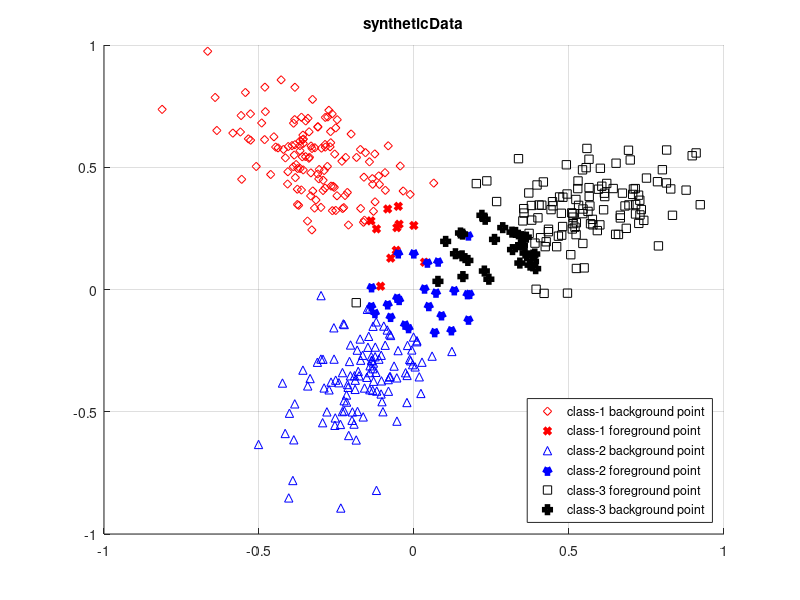
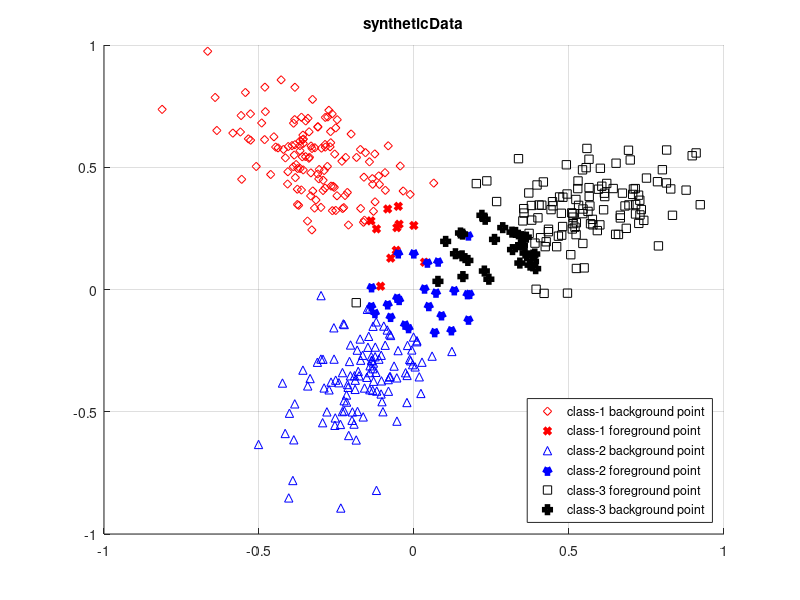
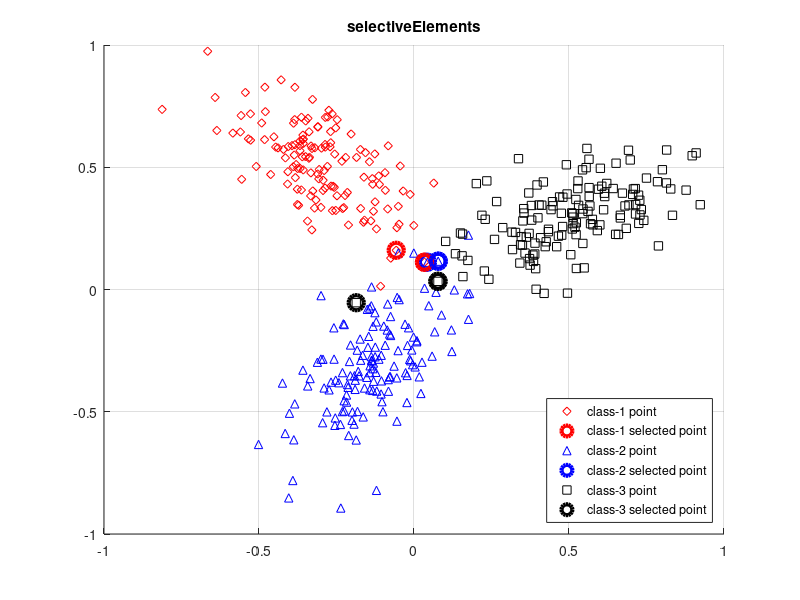
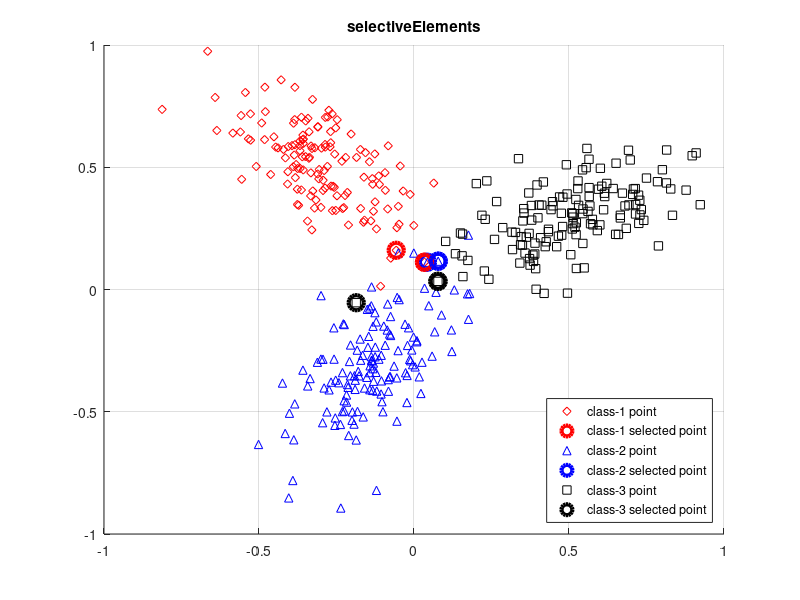

Source code (MATLAB) for these figures, in order:
% This code demonstrates the proposed objective function for discovering
% the most informative receptive fields in images.
% Specifically, a synthetic dataset is generated, including three cluters
% to stand for three images, and the most correlated image regions or the
% common foreground objects are represented by the points lying in the
% intersection of the three clusters.
%
%
% Readers can directly run main_syntheticData.m to see the results, and the
% intermediate results/figures are automatically stored in 'figures' folder.
%
%
% For details, readers are suggested to refer to the following report:
%       Shu Kong, "Collaborative Receptive Field Learning", arXiv, 2014
%
% 
% The code is writen by
%           Shu Kong (Aimery)
%           aimerykong@gmail.com
%           www.aimerykong.me
%           Dec. 2013, release version available on Jan. 13, 2014

clear all;
close all;
clc;

%% prelude
sigma = .2; % sigma controls the Gaussian kernel that convert pair-wise distance to similarity

tau = 2; %  requires tau>1 to control the pairwise similarity principle
K = 6;  % select K desired receptive fields

lambda1 = .5; % balance term

ChoiceGraphBuilding = 'individual_knn'; % whichi way to build the graph, overall_knn or individual_knn?
knn = 7; % knn-graph to measure RF similarity
eta = .4; % soft-threshold the similarity graph to remove some "dissimilar" pairs

distBound = 0.30;

%% data generation and visualization colors
switch2Display = true;   % set this switch as 'true' to display the results

%strOptPoint = {'rd', 'md', 'b^', 'c^', 'ks', 'ys', 'gx'};
strOptPoint = {'rd', 'b^', 'ks', 'gx'};
strOptExemplar = {'ro', 'bo', 'ko'};
gtColor =  'gp';
OrgPoint = [0.1; 0.1];

X = cell(1, 3);
pointNum = 140;
X{1} = sqrt(0.01) * randn(2, pointNum);
X{1}(1, :) = 2.2*X{1}(1, :);
theta = -50 / 180 * pi;
rotMat = [cos(theta), -sin(theta); sin(theta), cos(theta) ];
X{1} = rotMat*X{1};
X{1} = repmat( [-0.3; 0.5], 1, size(X{1}, 2) ) + X{1};

X{2} = sqrt(0.01) * randn(2, pointNum);
X{2}(1, :) = 2.1*X{2}(1, :);
theta = 60 / 180 * pi;
rotMat = [cos(theta), -sin(theta); sin(theta), cos(theta) ];
X{2} = rotMat*X{2};
X{2} = repmat( [-0.15; -0.35], 1, size(X{2}, 2) ) + X{2};

X{3} = sqrt(0.01) * randn(2, pointNum);
X{3}(1, :) = 2.2*X{3}(1, :);
theta = 30 / 180 * pi;
rotMat = [cos(theta), -sin(theta); sin(theta), cos(theta) ];
X{3} = rotMat*X{3};
X{3} = repmat( [0.5; 0.3], 1, size(X{3}, 2) ) + X{3};

%% visualize the original dataset
%%{
tempPoint = [];
ttt = 1;
if switch2Display
    figure; hold on; grid on;
    for c = 1:length(X)
        a = X{c} - repmat(OrgPoint, 1, size(X{c},2));
        a = sqrt(sum(a.^2, 1) );
        a = find(a > distBound);        
        tt(ttt) = plot( X{c}(1, a), X{c}(2, a), strOptPoint{c}  );
        ttt = ttt+1;
        
        tempPoint = [tempPoint  a(1)];
        
        a = setdiff(1:size(X{c},2), a);
        tt(ttt) = plot( X{c}(1, a), X{c}(2, a), strOptPoint{c}, 'linewidth', 4, 'MarkerSize', 4 );
        ttt= ttt+1;
        %plot( X{c}(1, a), X{c}(2, a), gtColor  );
        
        tempPoint = [tempPoint  a(1)];
    end
    titleName = 'syntheticData';
    title( titleName );
    legend( [tt(1), tt(2), tt(3), tt(4), tt(5), tt(6), ],...
        'class-1 background point','class-1 foreground point','class-2 background point','class-2 foreground point','class-3 foreground point','class-3 background point',...
        'Location', 'SouthEast');
    hold off;
    saveas(gcf, ['./figures/' titleName '.eps'], 'psc2');
    saveas(gcf,['./figures/' titleName '.fig']);
end
%}

%% fetch the data, extracting RF candidates for all images from specific category
numImg = length(X);
%pointNum = pointNum + pointNumGT;
fprintf('fetch the data (receptive fields candidates)...\n');
imgIdx = zeros( 1, numImg*pointNum );
for i = 1:numImg
    imgIdx(1+pointNum*(i-1):i*pointNum ) = i;
end

%% create the similarity-graph (to maximize)
% build a full graph that measures pairwise contrast/distance of all images
fprintf('build pairwise-distance graph...\n');
Xmat = cell2mat(X);
SimilarityGraph = Xmat'*Xmat; % maximize reward graph -- contrast
% clear X A;

Xsqr = diag(SimilarityGraph);
Xsqr = Xsqr(:);
SimilarityGraph = repmat(Xsqr, 1, size(SimilarityGraph,2)) ...
    +repmat(Xsqr', size(SimilarityGraph,2), 1) ...
    - 2*SimilarityGraph; % Euclidean distance, maximize sum of pairwise distance

switch ChoiceGraphBuilding
    case 'overall_knn',
        for i = 1:size(SimilarityGraph, 2)
            idx = imgIdx(i);
            %    a = find(imgIdx~=idx);
            costList = SimilarityGraph(i, :);
            [costList costIdx]= sort(costList, 'ascend'); % smaller distance
            SimilarityGraph(i, :) = 0;
            %SimilarityGraph(i, a(costIdx(1:knn))) = costList(1:knn);
            SimilarityGraph(i, costIdx(1:knn)) = costList(1:knn);
        end
    case 'individual_knn',
        for i = 1:size(SimilarityGraph, 2)
            idx = imgIdx(i);
            tmp = SimilarityGraph(i, :);
            SimilarityGraph(i, :) = 0;
            
            for j = 1:imgIdx(end)
                %if j == idx
                    %continue;
%                     a = find(imgIdx==idx);
%                     costList = tmp(a);
%                     [costList costIdx]= sort(costList, 'ascend');
%                     SimilarityGraph( i, a(costIdx(1: round(knn ))) ) = costList( 1:round(knn ) );
                %else
                    a = find(imgIdx==j);
                    costList = tmp(a);
                    [costList costIdx]= sort(costList, 'ascend');
                    SimilarityGraph(i, a(costIdx(1:knn))) = costList(1:knn);
                %end
            end
            tmpVal = SimilarityGraph(i, :);
            tmpIdx = find(tmpVal~=0);
            tmpVal = tmpVal(tmpIdx);
            SimilarityGraph(i, find(SimilarityGraph(i,:) < eta*mean(tmpVal) ) ) = 0;
            
        end
end

SimilarityGraph = (SimilarityGraph + SimilarityGraph') / 2;
%SimilarityGraph = SimilarityGraph ./ max(SimilarityGraph(:));

% normalize the similarity graph
fprintf('normalize the similarity graph...\n');
%SimilarityGraph = SimilarityGraph ./ max(SimilarityGraph(:));

% convert it to the similarity graph
fprintf('convert into similarity graph...\n');
a = find(SimilarityGraph~=0);
SimilarityGraph(a) = exp(-SimilarityGraph(a) / sigma);

%SimilarityGraph = sparse(SimilarityGraph);

%% greedily optimize the submodular function and select the most desired RF's
fprintf('seek for %d most desirable RF candidates...\n', K);
SelectedFlag = zeros( 1, size(SimilarityGraph, 2) );
M = size(SimilarityGraph, 1);

C = 1+tau*sum(SimilarityGraph(:));
CountNumRFperImg = zeros(1, numImg);
RFpositive = zeros(1, K);

storeIteration = zeros(size(SimilarityGraph,1), K);
flag = true;
k = 1;
while flag    
    SelectAlready = find(SelectedFlag == 1);
    Hcur = C + sum(sum( SimilarityGraph(SelectAlready, :) ));
    SelectNotYet = find(SelectedFlag ~= 1);
    Hcur = Hcur - tau*sum(sum( SimilarityGraph(SelectNotYet, :) ));
    
    %Hcur = log(Hcur) + lambda1*sum(log(1+CountNumRFperImg)) + lambda2*sum(CenterBiasFavor(aa));
    Hcur = log(Hcur) + lambda1*sum(log(1+CountNumRFperImg));
    
    predictH = zeros(1, length(SelectNotYet));

    g_balance = repmat( CountNumRFperImg(:), 1, size(predictH,2) );
    a = ( 0:length(SelectNotYet)-1 ) * size( g_balance, 1 );
    g_balance(a+imgIdx(SelectNotYet)) = g_balance(a+imgIdx(SelectNotYet)) + 1;
    

    PredictSelectSet = [repmat( SelectAlready(:), 1, length(SelectNotYet) ); SelectNotYet];
    PredictExclusiveSet = repmat(SelectNotYet(:), 1, length(SelectNotYet(:)) );
    PredictExclusiveSet = PredictExclusiveSet - diag( diag(PredictExclusiveSet) );
    PredictExclusiveSet = PredictExclusiveSet + diag( PredictExclusiveSet(1,:) );
    PredictExclusiveSet = PredictExclusiveSet(2:end,:);
    
    H_A = repmat( C + sum(sum(SimilarityGraph( SelectAlready, : ))),  1, length(SelectNotYet) );
    
    tmpGain = sum(SimilarityGraph(SelectNotYet(:), :), 2);
    H_A = H_A(:) + tmpGain;    
    minusH_A = sum(sum(   SimilarityGraph( SelectNotYet, : )    ));
    minusH_A = minusH_A - tmpGain;    
    H_A = H_A - tau*minusH_A;    

    predictH = log( H_A' ) + lambda1*sum( log(1+g_balance), 1 );
    
    %% calculate the marginal gain and find the most desirable exemplar
    predictGain = predictH(:) - Hcur; % calculate info gain by openning a specific facility
    [y, idx] = max(predictGain); % find the most informative facility which brings the most gain
    storeIteration(SelectNotYet, k) = predictGain;
    
    if y <= 0 || k >= K % jump out loop when no gains or fixed iterations exceeded
        SelectedFlag(SelectNotYet(idx)) = 1; % select the most informative one
        CountNumRFperImg(imgIdx(SelectNotYet(idx))) = CountNumRFperImg(imgIdx(SelectNotYet(idx))) + 1;
        RFpositive(k) = SelectNotYet(idx);
        
        flag = false;
        break;
    end

    SelectedFlag(SelectNotYet(idx)) = 1; % select the most informative one
    CountNumRFperImg(imgIdx(SelectNotYet(idx))) = CountNumRFperImg(imgIdx(SelectNotYet(idx))) + 1;
    RFpositive(k) = SelectNotYet(idx);
    
    k = k + 1;
end

%% visualize the selected RFs
% RFpositive; % find(SelectedFlag);
if switch2Display
    figure; hold on; grid on;
    ttt = 1;
    tt = [];
    for c = 1:3
        tt(ttt) = plot( X{c}(1, :), X{c}(2, :), strOptPoint{c}  );
        ttt = ttt+1;
    end
    IdxImg = imgIdx(RFpositive); % image index
    for i = 1:length(RFpositive)
        plot( Xmat(1, RFpositive(i)), Xmat(2, RFpositive(i)), strOptExemplar{IdxImg(i)}, 'linewidth', 3, 'MarkerSize', 11);        
    end
    
    a = imgIdx(RFpositive);
    b = find(a==1);
    b = b(1);
    b = RFpositive(b);
    tt(ttt) = plot( X{1}(1, b), X{1}(2, b), strOptExemplar{1}, 'linewidth', 3, 'MarkerSize', 11  );
    ttt = ttt+1;
    
    b = find(a==2);
    b = b(1);
    b = RFpositive(b) - pointNum;
    tt(ttt) = plot( X{2}(1, b), X{2}(2, b), strOptExemplar{2}, 'linewidth', 3, 'MarkerSize', 11  );
    ttt = ttt+1;
    
    b = find(a==3);
    b = b(1);
    b = RFpositive(b) - 2*pointNum;
    tt(ttt) = plot( X{3}(1, b), X{3}(2, b), strOptExemplar{3}, 'linewidth', 3, 'MarkerSize', 11  );
    ttt = ttt+1;
    
    titleName = 'selectiveElements';
    hold off; title(titleName);
    legend( [tt(1), tt(4), tt(2), tt(5), tt(3), tt(6), ],...
        'class-1 point', 'class-1 selected point', 'class-2 point', 'class-2 selected point', 'class-3 point','class-3 selected point',...
        'Location', 'SouthEast');
    hold off;
    saveas(gcf, ['./figures/' titleName '.eps'], 'psc2');
    saveas(gcf,['./figures/' titleName '.fig']);
end

%% visualize the marginal gain at each iteration
if switch2Display
    az = 30;
    el = 15;
    for iter = 1:size(storeIteration, 2)
        ttt = 1;
        tt = [];
        figure; hold on; grid on; 
        titleName = ['marginalGainIteration-' num2str(iter)];
        title( titleName );
        for c =1:3
            tt(ttt) = plot3( X{c}(1, :), X{c}(2, :), storeIteration(1+pointNum*(c-1):pointNum*c, iter), strOptPoint{c}  );
            ttt = ttt+1;
        end
        for i = 1:iter
           tt(ttt) = plot3( Xmat(1, RFpositive(i)), Xmat(2, RFpositive(i)), storeIteration( RFpositive(i), iter ), ...
                strOptExemplar{IdxImg(i)}, 'linewidth', 3, 'MarkerSize', 11);
            ttt = ttt+1;
        end
        view(az, el);
        saveas(gcf, ['./figures/' titleName '.eps'], 'psc2');
        saveas(gcf,['./figures/' titleName '.fig']);
    end
end

